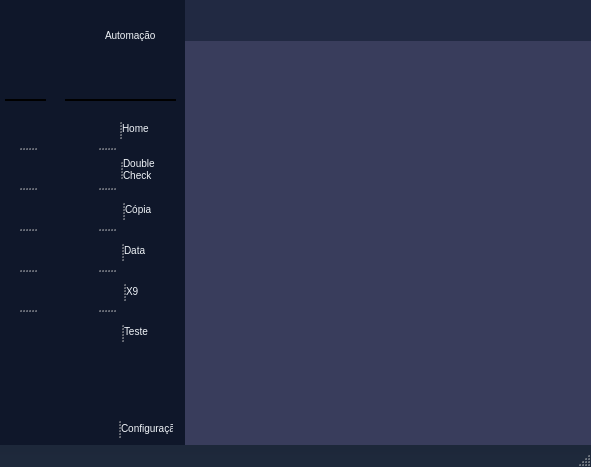
<?xml version="1.0" encoding="UTF-8"?>
<ui version="4.0">
 <class>MainWindow</class>
 <widget class="QMainWindow" name="MainWindow">
  <property name="geometry">
   <rect>
    <x>0</x>
    <y>0</y>
    <width>591</width>
    <height>467</height>
   </rect>
  </property>
  <property name="minimumSize">
   <size>
    <width>591</width>
    <height>467</height>
   </size>
  </property>
  <property name="windowTitle">
   <string notr="true">BB Py Automation</string>
  </property>
  <property name="windowIcon">
   <iconset resource="resource.qrc">
    <normaloff>:/icon/automation0.png</normaloff>
    <normalon>:/icon/automation0.png</normalon>:/icon/automation0.png</iconset>
  </property>
  <property name="styleSheet">
   <string notr="true">QMainWindow{
    background: qlineargradient(x1:0 y1:1,x2:0 y2:0,stop:0 rgba(30, 41, 59, 1),stop:1 rgba(15, 23, 42, 1));
    font-family: 'Poppins';
}
QWidget{
	font-family: 'Poppins';
}
QLabel{
    color: rgb(241, 245, 249);
	font-family: 'Poppins';
    font-size: 10px;
}
QPushButton {
    background-color: #737BB9;
    font-family: 'Poppins';
    color: rgb(241, 245, 249);
    border: 1px solid #1E293B;
    border-radius: 12px;
    padding: 10px;
    font-size: 14px;
}
QMessageBox{
    background-color: #393D5C;
    font-family: 'Poppins';
    color: rgb(241, 245, 249);
}
QProgressBar{
    border: 2px solid #99abeb;
    background-color: #5e73c0;
    border-radius: 12px;
    text-align: center;
    color: rgb(241, 245, 249);
}
QProgressBar::chunk{
    background-color: #3C519E;
    border-radius: 12px;
}</string>
  </property>
  <property name="toolButtonStyle">
   <enum>Qt::ToolButtonIconOnly</enum>
  </property>
  <property name="unifiedTitleAndToolBarOnMac">
   <bool>true</bool>
  </property>
  <widget class="QWidget" name="centralwidget">
   <property name="layoutDirection">
    <enum>Qt::LeftToRight</enum>
   </property>
   <widget class="QWidget" name="icon_widget" native="true">
    <property name="geometry">
     <rect>
      <x>0</x>
      <y>0</y>
      <width>55</width>
      <height>451</height>
     </rect>
    </property>
    <property name="styleSheet">
     <string notr="true">QWidget{
	background-color: rgba(15, 23, 42, 1);
}
QPushButton:hover{
	background-color: #393D5C;
}</string>
    </property>
    <widget class="QLabel" name="label_3">
     <property name="geometry">
      <rect>
       <x>10</x>
       <y>20</y>
       <width>32</width>
       <height>32</height>
      </rect>
     </property>
     <property name="styleSheet">
      <string notr="true"/>
     </property>
     <property name="text">
      <string/>
     </property>
     <property name="pixmap">
      <pixmap resource="resource.qrc">:/icon/automated-process.png</pixmap>
     </property>
     <property name="scaledContents">
      <bool>true</bool>
     </property>
    </widget>
    <widget class="QPushButton" name="pushButton_16">
     <property name="geometry">
      <rect>
       <x>15</x>
       <y>70</y>
       <width>16</width>
       <height>16</height>
      </rect>
     </property>
     <property name="styleSheet">
      <string notr="true">background-color: none;
border: none</string>
     </property>
     <property name="text">
      <string/>
     </property>
     <property name="icon">
      <iconset resource="resource.qrc">
       <normaloff>:/icon/menu-bar.png</normaloff>:/icon/menu-bar.png</iconset>
     </property>
     <property name="iconSize">
      <size>
       <width>20</width>
       <height>20</height>
      </size>
     </property>
    </widget>
    <widget class="Line" name="line_2">
     <property name="geometry">
      <rect>
       <x>5</x>
       <y>90</y>
       <width>41</width>
       <height>20</height>
      </rect>
     </property>
     <property name="layoutDirection">
      <enum>Qt::LeftToRight</enum>
     </property>
     <property name="autoFillBackground">
      <bool>false</bool>
     </property>
     <property name="styleSheet">
      <string notr="true">Line{
	color: rgb(22, 35, 63);
}</string>
     </property>
     <property name="frameShadow">
      <enum>QFrame::Plain</enum>
     </property>
     <property name="lineWidth">
      <number>2</number>
     </property>
     <property name="midLineWidth">
      <number>0</number>
     </property>
     <property name="orientation">
      <enum>Qt::Horizontal</enum>
     </property>
    </widget>
    <widget class="QPushButton" name="pushButton_18">
     <property name="geometry">
      <rect>
       <x>5</x>
       <y>410</y>
       <width>40</width>
       <height>36</height>
      </rect>
     </property>
     <property name="styleSheet">
      <string notr="true">border: none;</string>
     </property>
     <property name="text">
      <string/>
     </property>
     <property name="icon">
      <iconset resource="resource.qrc">
       <normaloff>:/icon/settings.png</normaloff>:/icon/settings.png</iconset>
     </property>
     <property name="iconSize">
      <size>
       <width>16</width>
       <height>16</height>
      </size>
     </property>
    </widget>
    <widget class="QSplitter" name="splitter_2">
     <property name="geometry">
      <rect>
       <x>5</x>
       <y>110</y>
       <width>44</width>
       <height>240</height>
      </rect>
     </property>
     <property name="orientation">
      <enum>Qt::Vertical</enum>
     </property>
     <widget class="QPushButton" name="pushButton_24">
      <property name="styleSheet">
       <string notr="true">border: none;</string>
      </property>
      <property name="text">
       <string/>
      </property>
      <property name="icon">
       <iconset resource="resource.qrc">
        <normaloff>:/icon/home.png</normaloff>:/icon/home.png</iconset>
      </property>
      <property name="iconSize">
       <size>
        <width>20</width>
        <height>20</height>
       </size>
      </property>
     </widget>
     <widget class="QPushButton" name="pushButton_23">
      <property name="styleSheet">
       <string notr="true">border: none;</string>
      </property>
      <property name="text">
       <string/>
      </property>
      <property name="icon">
       <iconset resource="resource.qrc">
        <normaloff>:/icon/double-check.png</normaloff>:/icon/double-check.png</iconset>
      </property>
      <property name="iconSize">
       <size>
        <width>20</width>
        <height>20</height>
       </size>
      </property>
     </widget>
     <widget class="QPushButton" name="pushButton_22">
      <property name="styleSheet">
       <string notr="true">border: none;</string>
      </property>
      <property name="text">
       <string/>
      </property>
      <property name="icon">
       <iconset resource="resource.qrc">
        <normaloff>:/icon/copy.png</normaloff>:/icon/copy.png</iconset>
      </property>
      <property name="iconSize">
       <size>
        <width>20</width>
        <height>20</height>
       </size>
      </property>
     </widget>
     <widget class="QPushButton" name="pushButton_21">
      <property name="styleSheet">
       <string notr="true">border: none;</string>
      </property>
      <property name="text">
       <string/>
      </property>
      <property name="icon">
       <iconset resource="resource.qrc">
        <normaloff>:/icon/calendar.png</normaloff>:/icon/calendar.png</iconset>
      </property>
      <property name="iconSize">
       <size>
        <width>20</width>
        <height>20</height>
       </size>
      </property>
     </widget>
     <widget class="QPushButton" name="pushButton_20">
      <property name="styleSheet">
       <string notr="true">border: none;</string>
      </property>
      <property name="text">
       <string/>
      </property>
      <property name="icon">
       <iconset resource="resource.qrc">
        <normaloff>:/icon/detective.png</normaloff>:/icon/detective.png</iconset>
      </property>
      <property name="iconSize">
       <size>
        <width>20</width>
        <height>20</height>
       </size>
      </property>
     </widget>
     <widget class="QPushButton" name="pushButton_25">
      <property name="styleSheet">
       <string notr="true">border: none;</string>
      </property>
      <property name="text">
       <string/>
      </property>
      <property name="icon">
       <iconset resource="resource.qrc">
        <normaloff>:/icon/experiment.png</normaloff>:/icon/experiment.png</iconset>
      </property>
      <property name="iconSize">
       <size>
        <width>20</width>
        <height>20</height>
       </size>
      </property>
     </widget>
    </widget>
    <zorder>splitter_2</zorder>
    <zorder>label_3</zorder>
    <zorder>line_2</zorder>
    <zorder>pushButton_16</zorder>
    <zorder>pushButton_18</zorder>
   </widget>
   <widget class="QWidget" name="icon_text_widget" native="true">
    <property name="enabled">
     <bool>true</bool>
    </property>
    <property name="geometry">
     <rect>
      <x>55</x>
      <y>0</y>
      <width>131</width>
      <height>451</height>
     </rect>
    </property>
    <property name="styleSheet">
     <string notr="true">QWidget{
background-color: rgba(15, 23, 42, 1);
}
QPushButton:hover{
	background-color: #393D5C;
}</string>
    </property>
    <widget class="QLabel" name="label_2">
     <property name="geometry">
      <rect>
       <x>50</x>
       <y>25</y>
       <width>71</width>
       <height>21</height>
      </rect>
     </property>
     <property name="text">
      <string>Automação</string>
     </property>
    </widget>
    <widget class="QLabel" name="label_4">
     <property name="geometry">
      <rect>
       <x>10</x>
       <y>20</y>
       <width>32</width>
       <height>32</height>
      </rect>
     </property>
     <property name="styleSheet">
      <string notr="true">border: none;</string>
     </property>
     <property name="text">
      <string/>
     </property>
     <property name="pixmap">
      <pixmap resource="resource.qrc">:/icon/automated-process.png</pixmap>
     </property>
     <property name="scaledContents">
      <bool>true</bool>
     </property>
    </widget>
    <widget class="Line" name="line">
     <property name="geometry">
      <rect>
       <x>10</x>
       <y>90</y>
       <width>111</width>
       <height>20</height>
      </rect>
     </property>
     <property name="layoutDirection">
      <enum>Qt::LeftToRight</enum>
     </property>
     <property name="autoFillBackground">
      <bool>false</bool>
     </property>
     <property name="styleSheet">
      <string notr="true">Line{
	color: rgb(22, 35, 63);
}</string>
     </property>
     <property name="frameShadow">
      <enum>QFrame::Plain</enum>
     </property>
     <property name="lineWidth">
      <number>2</number>
     </property>
     <property name="midLineWidth">
      <number>0</number>
     </property>
     <property name="orientation">
      <enum>Qt::Horizontal</enum>
     </property>
    </widget>
    <widget class="QPushButton" name="pushButton_17">
     <property name="geometry">
      <rect>
       <x>20</x>
       <y>70</y>
       <width>16</width>
       <height>16</height>
      </rect>
     </property>
     <property name="styleSheet">
      <string notr="true">QPushButton{
background-color: none;
border: none;
}</string>
     </property>
     <property name="text">
      <string/>
     </property>
     <property name="icon">
      <iconset resource="resource.qrc">
       <normaloff>:/icon/menu-bar.png</normaloff>:/icon/menu-bar.png</iconset>
     </property>
     <property name="iconSize">
      <size>
       <width>20</width>
       <height>20</height>
      </size>
     </property>
    </widget>
    <widget class="QSplitter" name="splitter_6">
     <property name="geometry">
      <rect>
       <x>10</x>
       <y>410</y>
       <width>109</width>
       <height>36</height>
      </rect>
     </property>
     <property name="orientation">
      <enum>Qt::Horizontal</enum>
     </property>
     <widget class="QPushButton" name="pushButton_15">
      <property name="styleSheet">
       <string notr="true">border: none;</string>
      </property>
      <property name="text">
       <string/>
      </property>
      <property name="icon">
       <iconset resource="resource.qrc">
        <normaloff>:/icon/settings.png</normaloff>:/icon/settings.png</iconset>
      </property>
      <property name="iconSize">
       <size>
        <width>16</width>
        <height>16</height>
       </size>
      </property>
     </widget>
     <widget class="QLabel" name="label_11">
      <property name="text">
       <string>Configuração</string>
      </property>
     </widget>
    </widget>
    <widget class="QSplitter" name="splitter_9">
     <property name="geometry">
      <rect>
       <x>0</x>
       <y>110</y>
       <width>102</width>
       <height>240</height>
      </rect>
     </property>
     <property name="orientation">
      <enum>Qt::Vertical</enum>
     </property>
     <widget class="QSplitter" name="splitter_8">
      <property name="orientation">
       <enum>Qt::Horizontal</enum>
      </property>
      <widget class="QPushButton" name="pushButton_8">
       <property name="styleSheet">
        <string notr="true">border: none;</string>
       </property>
       <property name="text">
        <string/>
       </property>
       <property name="icon">
        <iconset resource="resource.qrc">
         <normaloff>:/icon/home.png</normaloff>:/icon/home.png</iconset>
       </property>
       <property name="iconSize">
        <size>
         <width>20</width>
         <height>20</height>
        </size>
       </property>
      </widget>
      <widget class="QLabel" name="label_5">
       <property name="text">
        <string>Home  </string>
       </property>
      </widget>
     </widget>
     <widget class="QSplitter" name="splitter_7">
      <property name="orientation">
       <enum>Qt::Horizontal</enum>
      </property>
      <widget class="QPushButton" name="pushButton_11">
       <property name="styleSheet">
        <string notr="true">border: none;</string>
       </property>
       <property name="text">
        <string/>
       </property>
       <property name="icon">
        <iconset resource="resource.qrc">
         <normaloff>:/icon/double-check.png</normaloff>:/icon/double-check.png</iconset>
       </property>
       <property name="iconSize">
        <size>
         <width>20</width>
         <height>20</height>
        </size>
       </property>
      </widget>
      <widget class="QLabel" name="label_6">
       <property name="styleSheet">
        <string notr="true">font-size: 10px;</string>
       </property>
       <property name="text">
        <string>Double
Check</string>
       </property>
      </widget>
     </widget>
     <widget class="QSplitter" name="splitter_5">
      <property name="orientation">
       <enum>Qt::Horizontal</enum>
      </property>
      <widget class="QPushButton" name="pushButton_13">
       <property name="styleSheet">
        <string notr="true">border: none;</string>
       </property>
       <property name="text">
        <string/>
       </property>
       <property name="icon">
        <iconset resource="resource.qrc">
         <normaloff>:/icon/copy.png</normaloff>:/icon/copy.png</iconset>
       </property>
       <property name="iconSize">
        <size>
         <width>20</width>
         <height>20</height>
        </size>
       </property>
      </widget>
      <widget class="QLabel" name="label_7">
       <property name="text">
        <string>Cópia </string>
       </property>
      </widget>
     </widget>
     <widget class="QSplitter" name="splitter_4">
      <property name="orientation">
       <enum>Qt::Horizontal</enum>
      </property>
      <widget class="QPushButton" name="pushButton_14">
       <property name="styleSheet">
        <string notr="true">border: none;</string>
       </property>
       <property name="text">
        <string/>
       </property>
       <property name="icon">
        <iconset resource="resource.qrc">
         <normaloff>:/icon/calendar.png</normaloff>:/icon/calendar.png</iconset>
       </property>
       <property name="iconSize">
        <size>
         <width>20</width>
         <height>20</height>
        </size>
       </property>
      </widget>
      <widget class="QLabel" name="label_9">
       <property name="text">
        <string>Data   </string>
       </property>
      </widget>
     </widget>
     <widget class="QSplitter" name="splitter_3">
      <property name="orientation">
       <enum>Qt::Horizontal</enum>
      </property>
      <widget class="QPushButton" name="pushButton_9">
       <property name="styleSheet">
        <string notr="true">border: none;</string>
       </property>
       <property name="text">
        <string/>
       </property>
       <property name="icon">
        <iconset resource="resource.qrc">
         <normaloff>:/icon/detective.png</normaloff>:/icon/detective.png</iconset>
       </property>
       <property name="iconSize">
        <size>
         <width>20</width>
         <height>20</height>
        </size>
       </property>
      </widget>
      <widget class="QLabel" name="label_8">
       <property name="text">
        <string>X9     </string>
       </property>
      </widget>
     </widget>
     <widget class="QSplitter" name="splitter">
      <property name="orientation">
       <enum>Qt::Horizontal</enum>
      </property>
      <widget class="QPushButton" name="pushButton_12">
       <property name="styleSheet">
        <string notr="true">border: none;</string>
       </property>
       <property name="text">
        <string/>
       </property>
       <property name="icon">
        <iconset resource="resource.qrc">
         <normaloff>:/icon/experiment.png</normaloff>:/icon/experiment.png</iconset>
       </property>
       <property name="iconSize">
        <size>
         <width>20</width>
         <height>20</height>
        </size>
       </property>
      </widget>
      <widget class="QLabel" name="label_10">
       <property name="text">
        <string>Teste  </string>
       </property>
      </widget>
     </widget>
    </widget>
   </widget>
   <widget class="QWidget" name="Main_Screen_Widget" native="true">
    <property name="geometry">
     <rect>
      <x>185</x>
      <y>40</y>
      <width>406</width>
      <height>411</height>
     </rect>
    </property>
    <property name="autoFillBackground">
     <bool>false</bool>
    </property>
    <property name="styleSheet">
     <string notr="true">background-color:#393D5C;</string>
    </property>
   </widget>
   <widget class="QWidget" name="Header_widget" native="true">
    <property name="geometry">
     <rect>
      <x>185</x>
      <y>0</y>
      <width>406</width>
      <height>41</height>
     </rect>
    </property>
    <property name="styleSheet">
     <string notr="true">background-color: rgb(33, 41, 66);</string>
    </property>
   </widget>
   <zorder>icon_text_widget</zorder>
   <zorder>icon_widget</zorder>
   <zorder>Main_Screen_Widget</zorder>
   <zorder>Header_widget</zorder>
  </widget>
  <widget class="QStatusBar" name="statusbar"/>
 </widget>
 <resources>
  <include location="resource.qrc"/>
 </resources>
 <connections/>
</ui>
